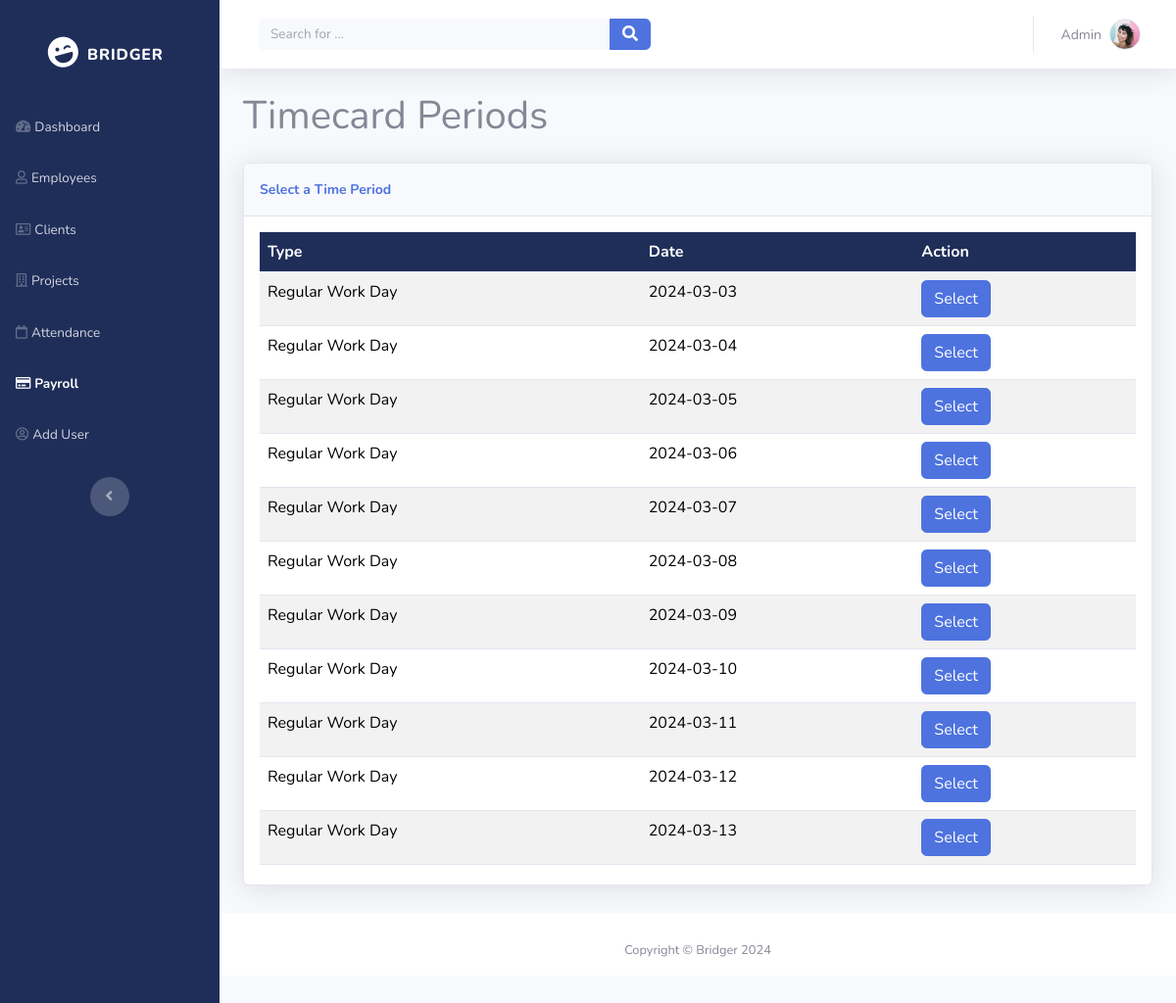
The page /dates on the database its author committed.
### tables this page shows
CREATE TABLE "timecard_period" (
	"tc_id"	TEXT NOT NULL UNIQUE,
	"pp_id"	TEXT NOT NULL,
	"day_type"	TEXT NOT NULL,
	"tc_date"	TEXT NOT NULL,
	FOREIGN KEY("pp_id") REFERENCES "payroll_period",
	PRIMARY KEY("tc_id")
);

CREATE TABLE "day" (
	"day_type"	TEXT NOT NULL UNIQUE,
	"day_name"	TEXT NOT NULL,
	PRIMARY KEY("day_type")
);

### app.py (the view)
@app.route('/dates')
def view_dates():
    connection = get_db_connection()
    cursor = connection.cursor()
    cursor.execute(
        "SELECT "
        "t.tc_id, "
        "d.day_name, "
        "t.tc_date "
        "FROM timecard_period t "
        "JOIN day d ON t.day_type = d.day_type"
    )
    timecard_periods = cursor.fetchall()  # Fetch all rows from the query result
    connection.close()
    return render_template('n_dates.html', timecard_periods=timecard_periods)

### app.py (called while the page is built)
def get_db_connection():
    connection = sqlite3.connect('test.db')
    connection.row_factory = sqlite3.Row
    return connection

### templates/n_dates.html (shortened to what this page needs)
<!DOCTYPE html>
<html data-bs-theme="light" lang="en">
<head>
    <link rel="stylesheet" href="{{ url_for('static', filename='bootstrap/css/bootstrap.min.css') }}">
    <link rel="stylesheet" href="{{ url_for('static', filename='fonts/fontawesome-all.min.css') }}">
</head>
<body id="page-top">
    <div id="wrapper">
        <nav class="navbar align-items-start sidebar sidebar-dark accordion bg-gradient-primary p-0 navbar-dark" style="background: #1f2e59;--bs-primary: #1f2e59;--bs-primary-rgb: 31,46,89;">
            <div class="container-fluid d-flex flex-column p-0">
                <a class="navbar-brand d-flex justify-content-center align-items-center sidebar-brand m-0" href="#" style="padding-bottom: 79px;">
                    <div class="sidebar-brand-icon rotate-n-15">
                        <i class="fas fa-laugh-wink" style="padding-bottom: 0px;padding-top: 63px;"></i>
                    </div>
                    <div class="sidebar-brand-text mx-3" style="padding-bottom: 0px;padding-top: 63px;">
                        <span style="padding-bottom: 0px;padding-top: 63px;">bridger</span>
                    </div>
                </a>
                <ul class="navbar-nav text-light" id="accordionSidebar">
                    <li class="nav-item"><a class="nav-link" href="/n_dashboard"><i class="fas fa-tachometer-alt"></i><span>Dashboard</span></a></li>
                    <li class="nav-item"><a class="nav-link" href="/n_employee"><i class="far fa-user"></i><span>Employees</span></a></li>
                    <li class="nav-item"><a class="nav-link" href="/n_client"><i class="far fa-address-card"></i><span>Clients</span></a></li>
                    <li class="nav-item"><a class="nav-link" href="/n_project"><i class="far fa-building"></i><span>Projects</span></a></li>
                    <li class="nav-item"><a class="nav-link" href="/n_attendance_project"><i class="far fa-calendar"></i><span>Attendance</span></a></li>
                    <li class="nav-item"><a class="nav-link active" href="/n_payslip"><i class="far fa-credit-card"></i><span>Payroll</span></a></li>
                    <li class="nav-item"><a class="nav-link" href="/add_user"><i class="far fa-user-circle"></i></i><span>Add User</span></a></li>
                </ul>
                <div class="text-center d-none d-md-inline">
                    <button class="btn rounded-circle border-0" id="sidebarToggle" type="button"></button>
                </div>
            </div>
        </nav>
        <div class="d-flex flex-column" id="content-wrapper">
            <div id="content">
                <nav class="navbar navbar-expand bg-white shadow mb-4 topbar static-top navbar-light">
                    <div class="container-fluid">
                        <form id="searchForm" class="d-none d-sm-inline-block me-auto ms-md-3 my-2 my-md-0 mw-100 navbar-search" onsubmit="searchEmployee(); return false;">
                            <div class="input-group">
                                <input id="searchInput" class="bg-light form-control border-0 small" type="text" placeholder="Search for ...">
                                <button class="btn btn-primary py-0" type="submit"><i class="fas fa-search"></i></button>
                            </div>
                        </form>
                        <ul class="navbar-nav flex-nowrap ms-auto">
                            <li class="nav-item dropdown no-arrow">
                                <div class="nav-item dropdown no-arrow">
                                    <a class="dropdown-toggle nav-link" aria-expanded="false" data-bs-toggle="dropdown" href="#">
                                        <span class="d-none d-lg-inline me-2 text-gray-600 small">Admin</span>
                                        <img class="border rounded-circle img-profile" src="{{ url_for('static', filename='img/avatars/avatar1.jpeg') }}">
                                    </a>
                                </div>
                            </li>
                        </ul>
                    </div>
                </nav>
                <div class="container-fluid">
                    <h1 class="mb-4">Timecard Periods</h1>
                    <div class="card shadow">
                        <div class="card-header py-3" style="font-size: 14px;">
                            <p class="text-primary m-0 fw-bold">Select a Time Period</p>
                        </div>
                        <div class="card-body">
                            <div class="scrollable-table-container">
                                <table class="table table-striped">
                                    <thead class="thead-dark">
                                        <tr>
                                            <th>Type</th>
                                            <th>Date</th>
                                            <th>Action</th>
                                        </tr>
                                    </thead>
                                    <tbody> {% for period in timecard_periods %} <tr>
                                            <td>{{ period[1] }}</td>
                                            <td>{{ period[2] }}</td>
                                            <td>
                                                <button type="button" class="btn btn-primary" onclick="editDay('{{ period[0] }}')">Select</button>
                                            </td>
                                        </tr> {% endfor %} </tbody>
                                </table>
                            </div>
                        </div>
                    </div>
                </div>
                <footer class="bg-white sticky-footer" style="height: 62.8px;margin-top: 28px;">
                    <div class="container my-auto">
                        <div class="text-center my-auto copyright"><span>Copyright © Bridger 2024</span></div>
                    </div>
                </footer>
            </div>
        </div>
    </div>
</body>
</html>

### templates/n_dates.html (style rules this page uses)
.scrollable-table-container { max-height: 650px; overflow-y: auto; }
.table thead th { position: sticky; top: 0; background-color: #1f2e59; color: white; z-index: 1; }

### rows shown on the page
timecard_period: day_name "Regular Work Day", tc_date "2024-03-03"
timecard_period: day_name "Regular Work Day", tc_date "2024-03-04"
timecard_period: day_name "Regular Work Day", tc_date "2024-03-05"
timecard_period: day_name "Regular Work Day", tc_date "2024-03-06"
timecard_period: day_name "Regular Work Day", tc_date "2024-03-07"
timecard_period: day_name "Regular Work Day", tc_date "2024-03-08"
timecard_period: day_name "Regular Work Day", tc_date "2024-03-09"
timecard_period: day_name "Regular Work Day", tc_date "2024-03-10"
timecard_period: day_name "Regular Work Day", tc_date "2024-03-11"
timecard_period: day_name "Regular Work Day", tc_date "2024-03-12"
timecard_period: day_name "Regular Work Day", tc_date "2024-03-13"
